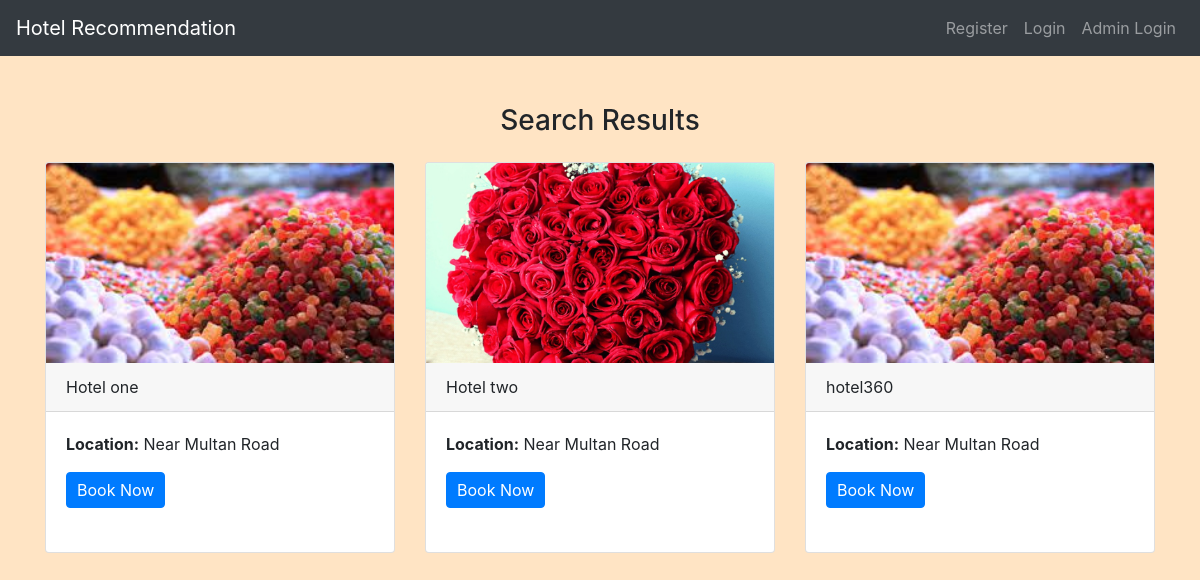
The app's page /search.php?location=Near Multan Road with its own data.
### tables this page shows
CREATE TABLE `hotel` (
  `hotel_id` int(11) NOT NULL,
  `hotel_name` varchar(255) NOT NULL,
  `location` varchar(255) NOT NULL,
  `contact_number` varchar(20) NOT NULL,
  `number_of_rooms` int(11) DEFAULT NULL,
  `room_types` varchar(255) DEFAULT NULL,
  `amenities` varchar(255) DEFAULT NULL,
  `description` text DEFAULT NULL,
  `hotel_picture` varchar(255) NOT NULL,
  `price` decimal(10,2) DEFAULT NULL
);

### search.php (the view, shortened to what this page needs)
<?php
include('config.php');
if (isset($_GET['location'])) {
    $searchLocation = mysqli_real_escape_string($conn, $_GET['location']);
    $searchSql = "SELECT * FROM hotel WHERE location LIKE '%$searchLocation%'";
    $searchResult = mysqli_query($conn, $searchSql);
}
?>
<!DOCTYPE html>
<html>
<head>
    <link rel="stylesheet" href="https://maxcdn.bootstrapcdn.com/bootstrap/4.5.2/css/bootstrap.min.css">
    <link rel="stylesheet" href="./css/style.css">
</head>
<body>
    <?php
    include('navbar.php');
    ?>
    <div class="container mt-5">
        <h3 class="mb-4">Search Results</h3>
        <div class="row">
            <?php
            if (isset($searchResult) && mysqli_num_rows($searchResult) > 0) {
                while ($hotelRow = mysqli_fetch_assoc($searchResult)) {
                    echo '<div class="col-md-4">';
                    echo '<div class="card mb-4" style="height: 100%;">';
                    echo '<img src="./admin/' . $hotelRow['hotel_picture'] . '" class="card-img-top" alt="' . $hotelRow['hotel_name'] . '" style="height: 200px; width: 100%; object-fit: cover;">';
                    echo '<div class="card-header">' . $hotelRow['hotel_name'] . '</div>';
                    echo '<div class="card-body">';
                    echo '<p><strong>Location:</strong> ' . $hotelRow['location'] . '</p>';
                    echo '<a href="login.php" class="btn btn-primary">Book Now</a>';
                    echo '</div>';
                    echo '</div>';
                    echo '</div>';
                }
            } else {
                echo '<p class="col-12">No hotels found for the specified location.</p>';
            }
            ?>
        </div>
    </div>
</body>
</html>

### css/style.css (style rules this page uses)
body { background-color: bisque; }
h1, h2, h3, h4 { text-align: center; margin-top: 30px; margin-bottom: 30px; }
.btn-primary { padding: 5px 10px; }

### records on screen
hotel: hotel_picture (picture), hotel_name "Hotel one", location "Near Multan Road"
hotel: hotel_picture (picture), hotel_name "Hotel two", location "Near Multan Road"
hotel: hotel_picture (picture), hotel_name "hotel360", location "Near Multan Road"
